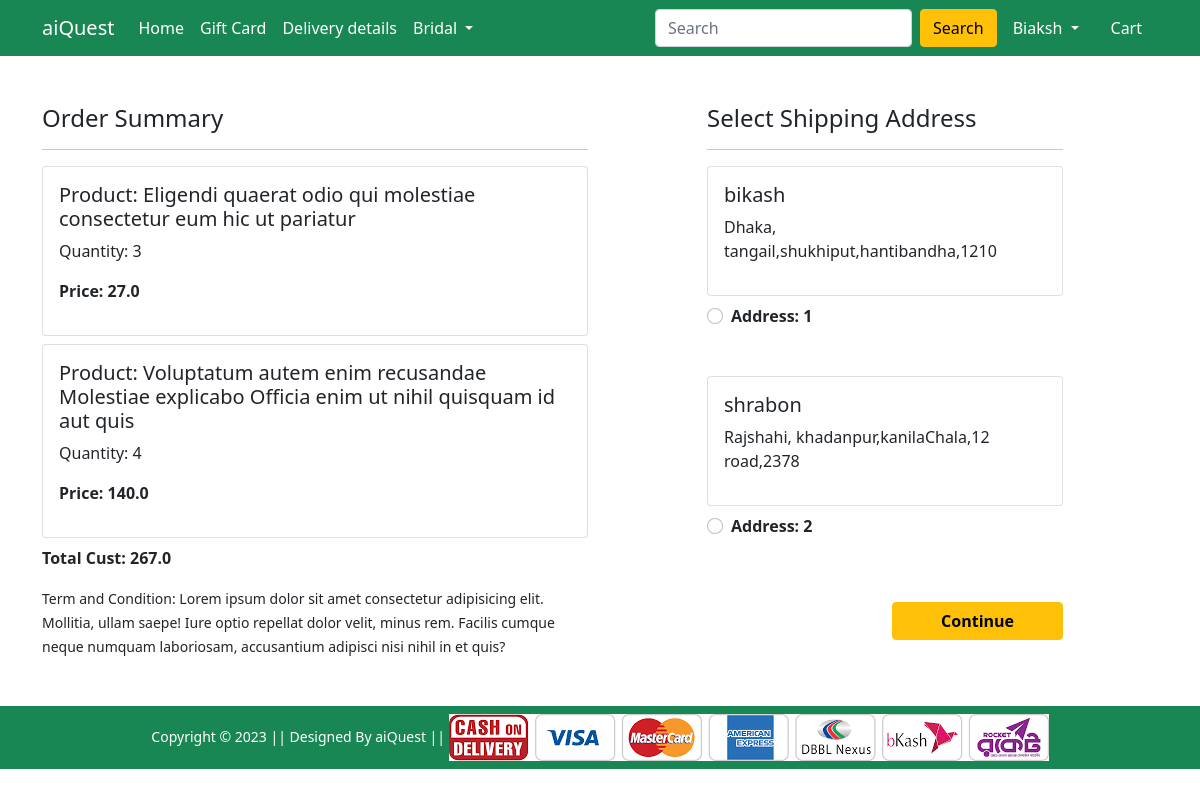
/checkout/ (signed in), run on an earlier commit of the app's database.
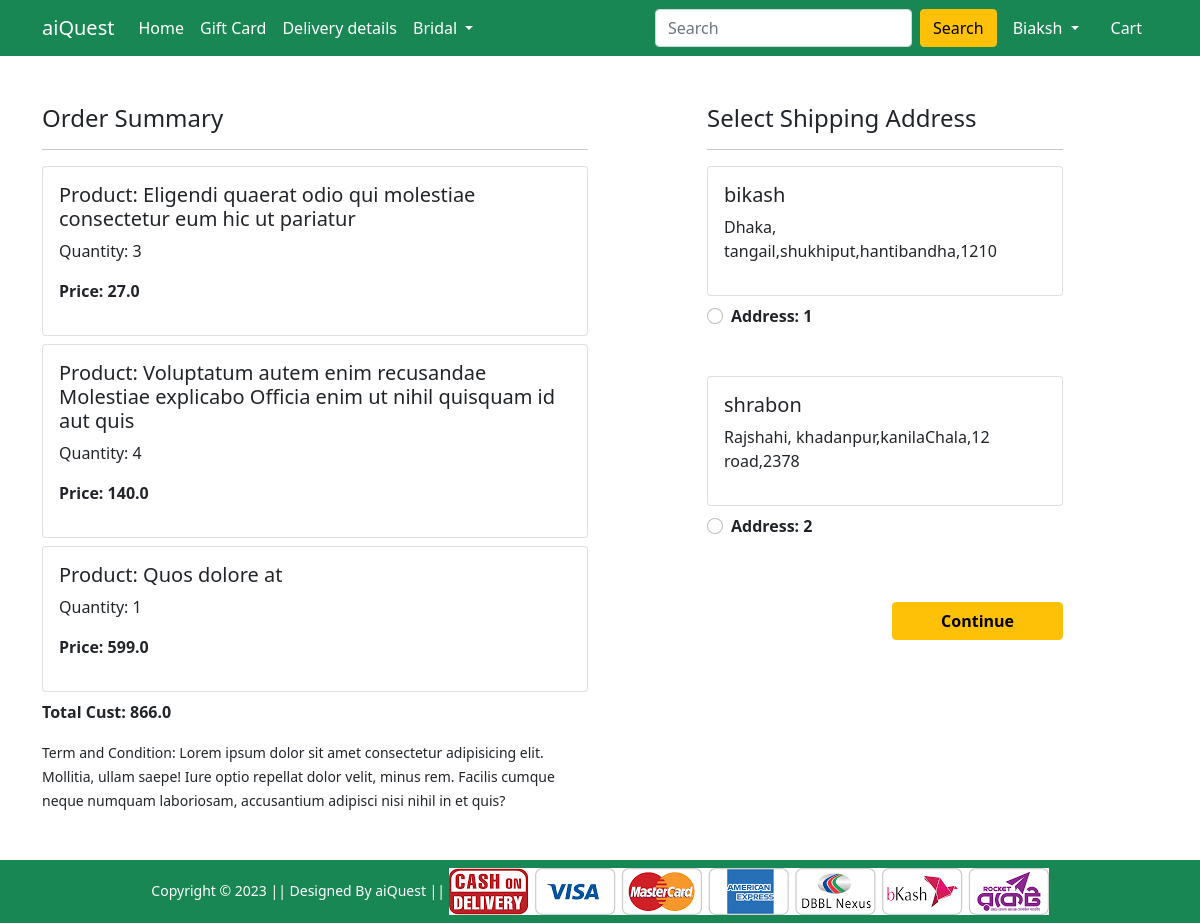
And on a later commit of the database.
### Shop/models.py (models this page shows, shortened)
class Card(models.Model):
    user = models.ForeignKey(User, on_delete=models.CASCADE)
    product = models.ForeignKey(Product, on_delete=models.CASCADE)
    quantity = models.PositiveIntegerField(default=1)
    @property
    def total_cust(self):
        return self.quantity * self.product.discounted_price

class Product(models.Model):
    title = models.CharField(max_length=300)
    selling_price = models.FloatField()
    discounted_price = models.FloatField()
    description = models.TextField()
    brand = models.CharField(max_length=40)
    category = models.CharField(choices=CATEGORY_CHOICES , max_length=3)
    product_image = models.ImageField(upload_to='productImg')

class Customer(models.Model):
    user = models.ForeignKey(User, on_delete=models.CASCADE)
    name = models.CharField(max_length=34)
    division = models.CharField(choices=DIVISION_CHOICES, max_length=43)
    district = models.CharField(max_length=200)
    thana = models.CharField(max_length=60)
    villorroad = models.CharField(max_length=200)
    zipCode = models.IntegerField()

### Shop/views.py (the view)
# urls.py: path('checkout/', views.checkout, name='checkout'),
@login_required
def checkout(request):
  user = request.user
  add = Customer.objects.filter(user = user)
  cart_item = Card.objects.filter(user = user)
  amount = 0
  shipping_amount = 100
  totalamount = 0
  cart_product = [ p for p in Card.objects.all() if p.user == user]
  for p in cart_product:
    temp_amount = (p.quantity * p.product.discounted_price)
    amount += temp_amount
    totalamount = amount + shipping_amount
  return render(request, 'Shop/checkout.html', {'add':add, 'totalamount':totalamount, 'cart_item': cart_item})

### Shop/templates/Shop/checkout.html (shortened to what this page needs)
{% extends 'Shop/base.html' %}
{% load static %}
{% block main-content %}
<div class="container">
    <div class="row mt-5">
        <div class="col-sm-6">
            <h4>Order Summary</h4>
            <hr>
            {% for item in cart_item %}
            <div class="card mb-2">
                <div class="card-body">
                    <h5>Product: {{item.product.title}}</h5>
                    <p>Quantity: {{item.quantity}}</p>
                    <p class="fw-bold">Price: {{item.total_cust}}</p>
                </div>
            </div>
            {% endfor %}
            <p> <strong>Total Cust: {{totalamount}}</strong> </p>
            <small>Term and Condition: Lorem ipsum dolor sit amet consectetur adipisicing elit. Mollitia, ullam saepe!
                Iure optio repellat dolor velit, minus rem. Facilis cumque neque numquam laboriosam, accusantium
                adipisci nisi nihil in et quis?</small>
        </div>
        <div class="col-sm-4 offset-sm-1">
            <h4>Select Shipping Address</h4>
            <hr>
            <form action="/paymentdone">
                {% for ad in add %}
                <div class="card">
                    <div class="card-body">
                        <h5>{{ad.name}}</h5>
                        <p>{{ad.division}}, {{ad.district}},{{ad.thana}},{{ad.villorroad}},{{ad.zipCode}}</p>
                    </div>
                </div>
                <div class="form-check mt-2 mb-5">
                    <input class="form-check-input" type="radio" name="customer_id" id="customerAdd{{forloop.counter}}" value="{{ad.id}}">
                    <label class="form-check-label fw-bold" for="">
                        Address: {{forloop.counter}} </label>
                </div>
                {% endfor %}
                <div class="text-end">
                    <button type="submit" class="btn btn-warning mt-3 px-5 fw-bold">Continue</button>
                </div>
            </form>
        </div>
    </div>
</div>
{% endblock main-content %}

What changed in the data, as far as the page shows it:
added Card: product "Quos dolore at", quantity "1", total_cust "599.0"
Also different on the page:
{{ totalamount }}: "267.0" → "866.0"
